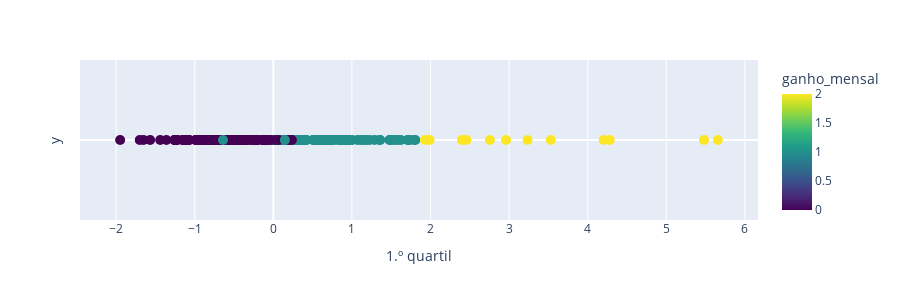

The code cell stored with this chart in its notebook:
### Code cell
clustered_df = aplicar_kmeans(only_municipalities_df,3,nome_cluster='ganho_mensal')
save_clustered_df_to_csv(clustered_df,"csv_files/", "3_Ganho mensal.csv")

### Figure 1 — Plotly figure (JSON) as saved in the notebook; plotly's stock layout.template omitted (floating-point values rounded to 4 significant figures; data arrays with more than 128 entries replaced by an {"elided": "..."} marker saying what was removed)
{"data": [{"customdata": {"elided": "308x3 mixed values"}, "hovertemplate": "valor=%{x}<br>y=%{y}<br>local=%{customdata[0]}<br>codigo=%{customdata[1]}<br>1.º quartil=%{customdata[2]}<br>ganho_mensal=%{marker.color}<extra></extra>", "legendgroup": "", "marker": {"color": {"elided": "308 int values"}, "coloraxis": "coloraxis", "size": 10, "symbol": "circle"}, "mode": "markers", "name": "", "orientation": "v", "showlegend": false, "type": "scatter", "x": {"elided": "308 float values"}, "xaxis": "x", "y": {"elided": "308 int values"}, "yaxis": "y"}], "layout": {"coloraxis": {"colorbar": {"title": {"text": "ganho_mensal"}}, "colorscale": [[0, "#440154"], [0.1111, "#482878"], [0.2222, "#3e4989"], [0.3333, "#31688e"], [0.4444, "#26828e"], [0.5556, "#1f9e89"], [0.6667, "#35b779"], [0.7778, "#6ece58"], [0.8889, "#b5de2b"], [1, "#fde725"]]}, "height": 300, "legend": {"tracegroupgap": 0}, "margin": {"t": 60}, "xaxis": {"anchor": "y", "domain": [0, 1], "title": {"text": "1.º quartil"}}, "yaxis": {"anchor": "x", "domain": [0, 1], "showgrid": false, "showticklabels": false, "title": {"text": "y"}}}}
